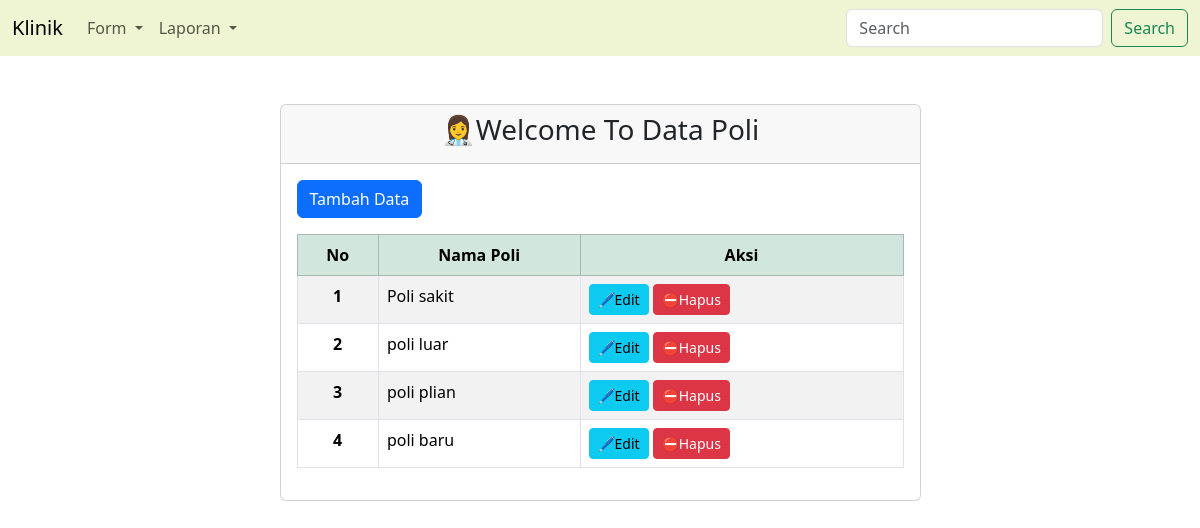
The page /poli/index.php on the database its author committed.
### tables this page shows
CREATE TABLE `poli` (
  `poli_id` int(11) NOT NULL,
  `nama_poli` varchar(100) NOT NULL
);

### poli/index.php (the view, shortened to what this page needs)
<!DOCTYPE html>
<html lang="en">
<head>
    <link rel="stylesheet" href="../css/bootstrap.css">
</head>
<body>
<?php
include('../navbar.php');
?>
    <div class="container">
        <div class="row">
            <div class="col-7 m-auto mt-5">
                <div class="card">
                    <div class="card-header text-center">
                       <h3>👩‍⚕️Welcome To Data Poli</h3>
                    </div>
                    <div class="card-body">
                        <a href="form.php" class="btn btn-primary mb-3">Tambah Data</a>
                        <table class="table table-bordered table-striped table-hover">
                            <thead>
                                <tr class="table table-success table-striped text-center">
                                <th scope="col">No</th>
                                <th scope="col">Nama Poli</th>
                                <th scope="col">Aksi</th>
                                </tr>
                            </thead>
                            <tbody>
                                <?php
                                    include('../koneksi.php');
                                    $qry = "SELECT * FROM poli ORDER BY poli_id ASC";
                                    $result = mysqli_query($koneksi,$qry);
                                    $nomor =1;
                                    foreach($result as $row){
                                ?>
                                <tr>
                                    <th scope="row" class="text-center"><?=$nomor++?></th>
                                    <td><?=$row['nama_poli']?></td>
                                    <td>
                                    <a href="edit.php?id=<?=$row['poli_id']?>" class="btn btn-info btn-sm">🖊️Edit</a>
                                        <button type="button" class="btn btn-danger btn-sm" data-bs-toggle="modal" data-bs-target="#staticBackdrop<?=$row['poli_id']?>">
                                            ⛔Hapus
                                        </button>
                                    </td>
                                </tr>
                                <?php
                                    }
                                ?>
                            </tbody>
                        </table>
                    </div>
                </div>
            </div>
        </div>
    </div>
</body>
</html>

### rows shown on the page
poli: nama_poli "Poli sakit"
poli: nama_poli "poli luar"
poli: nama_poli "poli plian"
poli: nama_poli "poli baru"
